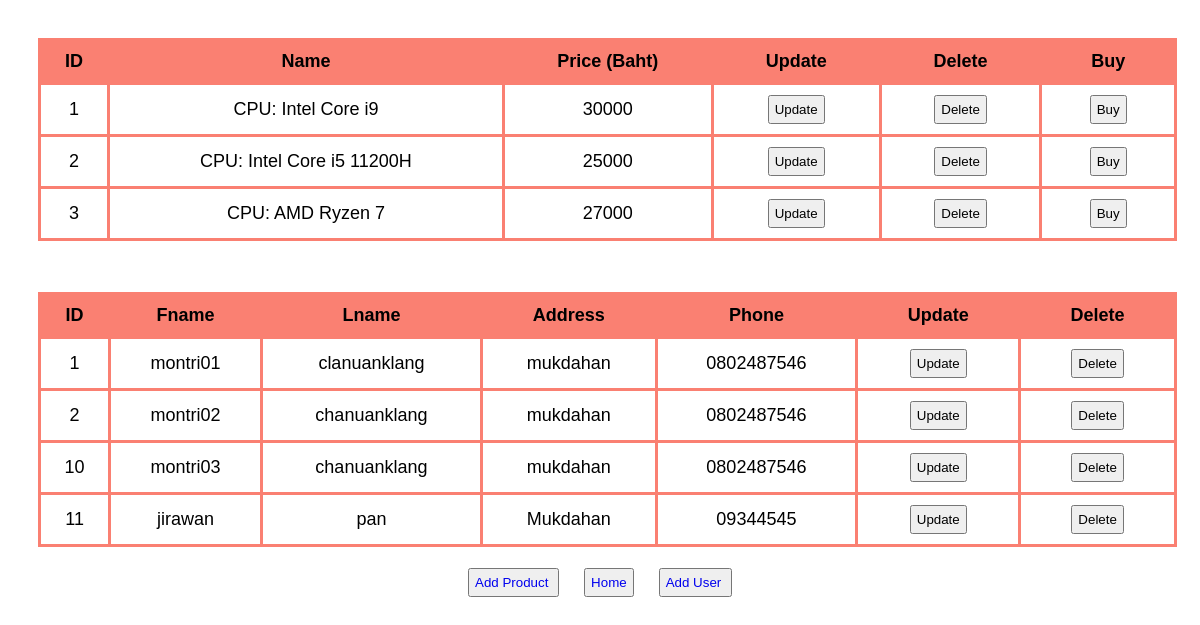
Page /db/ on the committed database.
### myapp/models.py (models this page shows, shortened)
class product(models.Model):
    name = models.CharField(max_length=60)
    price = models.FloatField(default=0.00)

class datauser(models.Model):
    fname = models.CharField(max_length=60)
    lname = models.CharField(max_length=60)
    address = models.CharField(max_length=60)
    phone = models.CharField(default=" ", max_length=10)

### myapp/views.py (the view)
# urls.py: path("db/", views.db),
def db(request):
    all_products = product.objects.all
    all_data = datauser.objects.all
    return render(
        request,
        "db.html",
        {"all_products": all_products, "all_data": all_data},
    )

### myapp/templates/db.html (shortened to what this page needs)
<!DOCTYPE html>
<html lang="en">
<head>
</head>
<body>
    <div class="a">
    <table >
        <thead>
            <tr>
            <th>ID</th>
            <th>Name</th>
            <th>Price (Baht)</th>
            <th>Update</th>
            <th>Delete</th>
            <th>Buy</th>
        </tr>
        </thead>
        <tbody>
            {% for product in all_products %}
            <tr>
                <td>{{ product.id}}</td>
                <td>{{ product.name }}</td>
                <td>{{ product.price|floatformat }}</td>
                <td><button type="button" onclick="location.href='/update/{{product.id}}'">Update</button></td>
                <td><button type="button" onclick="if (confirm('Are you sure ?'))
                window.location.href='/delete/{{product.id}}'">Delete</button></td>
                <td><button type="button" onclick="location.href='/buyuser/{{product.id}}'">Buy</button></td>
            </tr>
            {% endfor %}
        </tbody>
    </table><br>
    <table >
        <thead>
            <tr>
                <th>ID</th>
                <th>Fname</th>
                <th>Lname</th>
                <th>Address</th>
                <th>Phone</th>
                <th>Update</th>
                <th>Delete</th>
            </tr>
        </thead>
        <tbody>
            {% for datauser in all_data %}
            <tr>
                <td>{{ datauser.id}}</td>
                <td>{{ datauser.fname }}</td>
                <td>{{ datauser.lname }}</td>
                <td>{{ datauser.address }}</td>
                <td>{{ datauser.phone }}</td>
                <td><button type="button" onclick="location.href='/updateuser/{{datauser.id}}'">Update</button></td>
                <td><button type="button" onclick="if (confirm('Are you sure ?')) window.location.href='/deleteuser/{{datauser.id}}'">Delete</button></td>
            </tr>
            {% endfor %}
        </tbody>
    </table><br>
    <div class="bt">
        <button><a href="/add">Add Product</a>&nbsp;</button>
        <button><a href="/">Home</a></button>
        <button><a href="/add_user">Add User</a>&nbsp;</button>
    </div>
</div>
</body>
</html>

### myapp/templates/db.html (style rules this page uses)
body { font-family:sans-serif; font-size: large; }
table, th, td { border-width: 1; border-style: solid; border-collapse: collapse; border-color:salmon; padding: 10px; }
th { background-color:salmon; }
a { text-decoration: none; }
button { padding: 5px; margin: 0 10px; }
.a { display: flex; justify-content: center; flex-direction: column; }
.a > table { text-align: center; margin: 30px 15px 0px 30px; }
.bt { text-align: center; }

### rows in the picture
product: id "1", name "CPU: Intel Core i9", price "30000"
product: id "2", name "CPU: Intel Core i5 11200H", price "25000"
product: id "3", name "CPU: AMD Ryzen 7", price "27000"
datauser: id "1", fname "montri01", lname "clanuanklang", address "mukdahan", phone "0802487546"
datauser: id "2", fname "montri02", lname "chanuanklang", address "mukdahan", phone "0802487546"
datauser: id "10", fname "montri03", lname "chanuanklang", address "mukdahan", phone "0802487546"
datauser: id "11", fname "jirawan", lname "pan", address "Mukdahan", phone "09344545"
